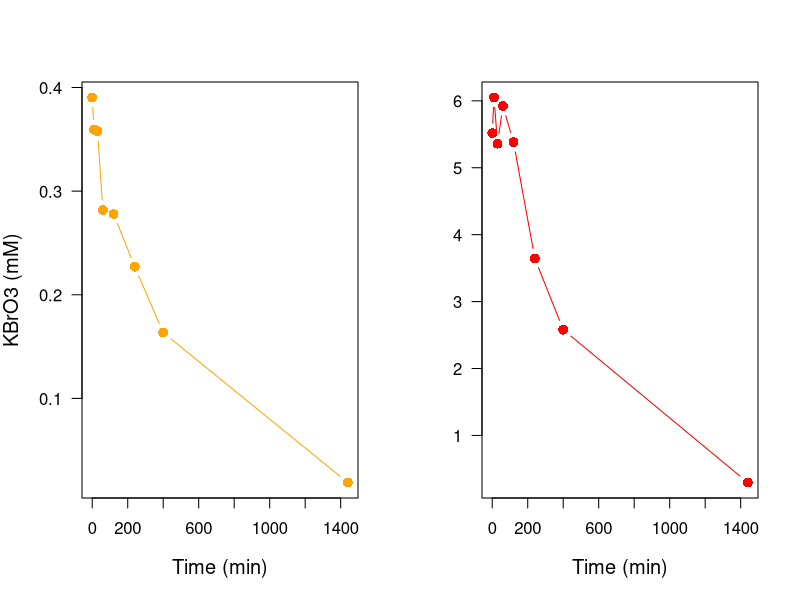
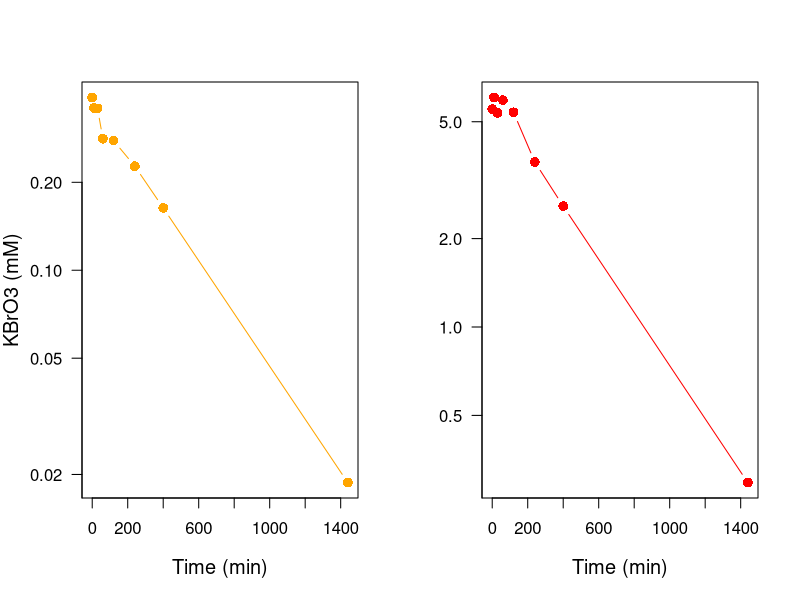
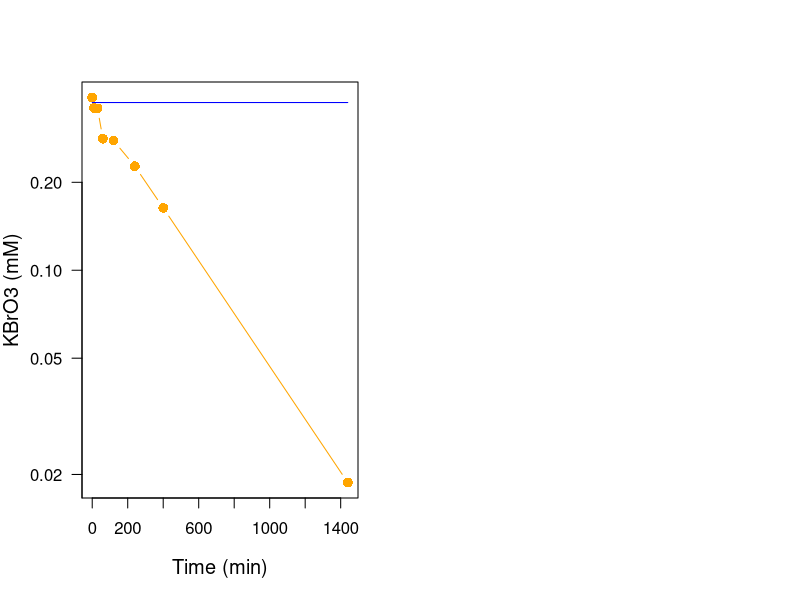
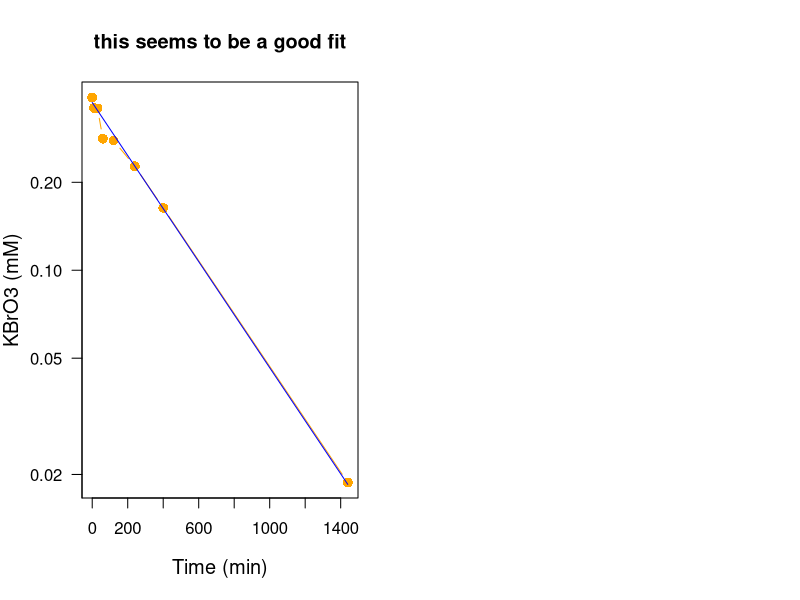
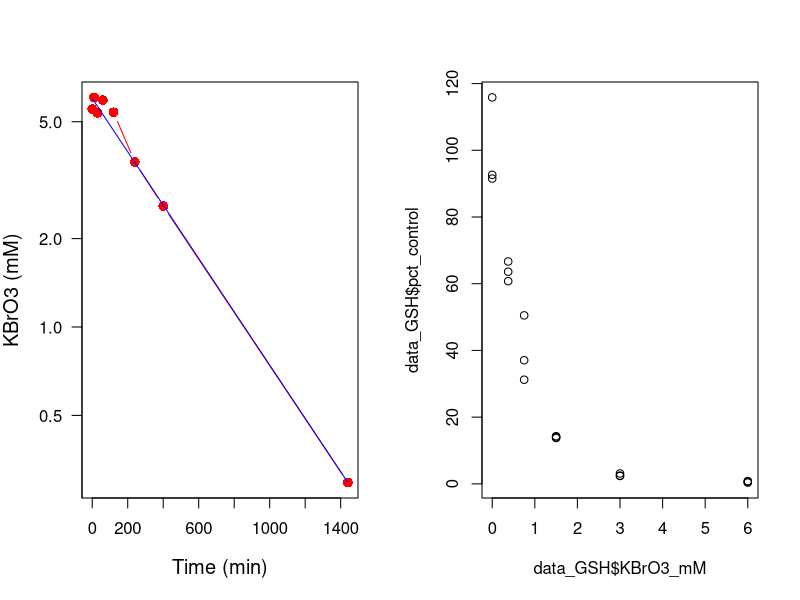
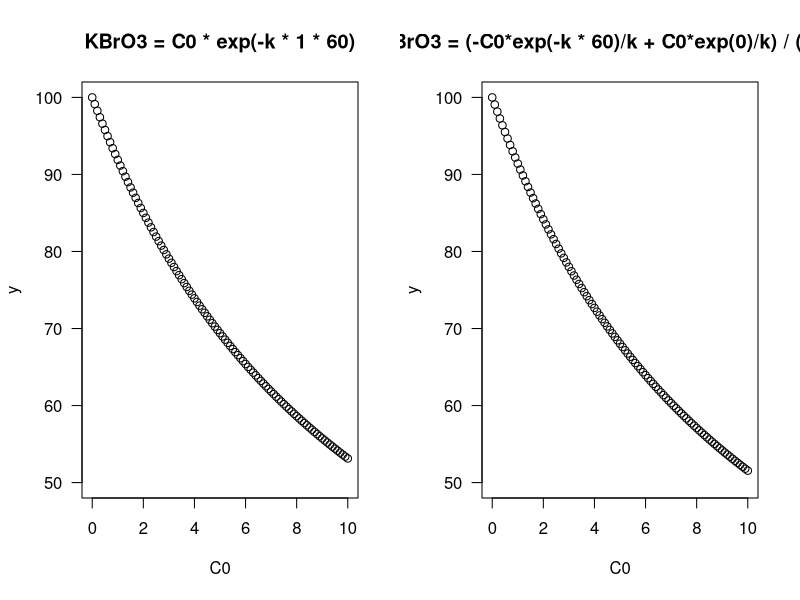
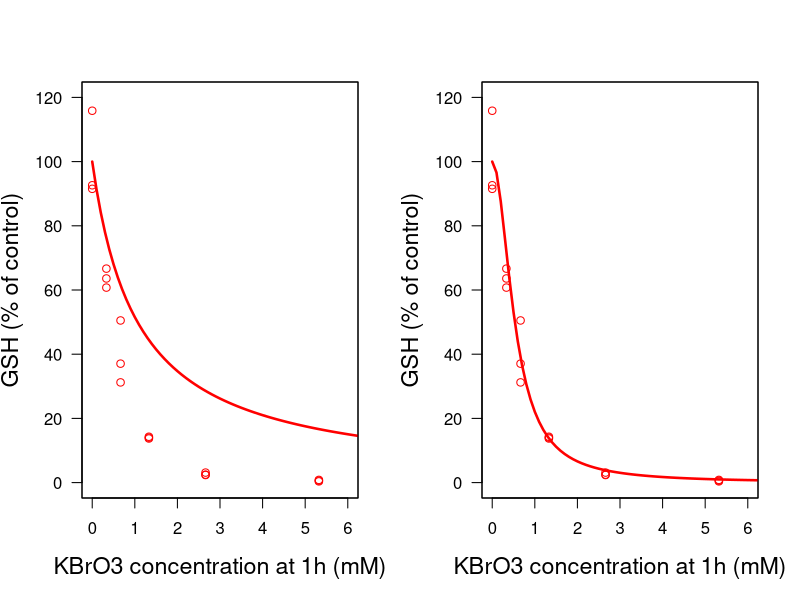
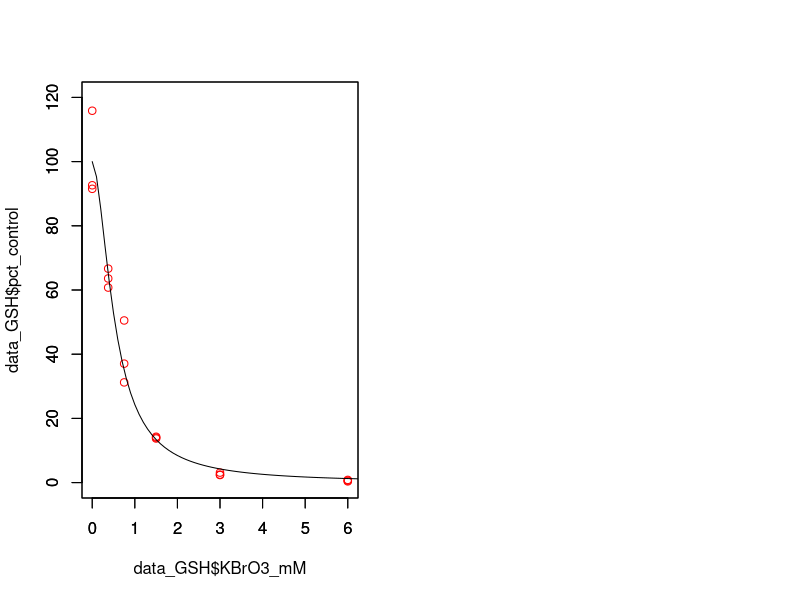

Source code (R) for these figures, in order:
## ---- chunk 1
knitr::opts_knit$set(root.dir = '..')
if(!require(magrittr)) {install.packages("magrittr"); library(magrittr);}
# rm(list = ls())
# knitr::opts_chunk$set(fig.align = 'center', fig.show='hold', out.width = '70%',
                      # warning=FALSE, message=FALSE)

knitr::opts_chunk$set(
  comment = "#>",
  # collapse = TRUE,
  cache = TRUE,
  out.width = "100%",
  fig.align = 'center',
  fig.width = 8,
  fig.asp = 0.618,  # 1 / phi
  fig.show = "hold",
  warning=FALSE, message=FALSE,
  eval = FALSE
)
## ---- chunk 2
# read the data from a file
kinetic.data = read.table("KBrO3_kinetics.txt")
exists("kinetic.data")
## ---- chunk 3
# how big?
dim(kinetic.data)
# small: look at them all
kinetic.data
## ---- chunk 4
# plot them on two panels 
par(mfrow=c(1,2)) # One row, Two columns
plot(kinetic.data[,1], kinetic.data[,2], las=1, type="b",
     xlab="Time (min)", ylab="KBrO3 (mM)",
     log="", pch=16, cex=1.3, cex.lab=1.2, col="orange")
plot(kinetic.data[,1], kinetic.data[,3], las=1, type="b",
     xlab="Time (min)", ylab="",
     log="", pch=16, cex=1.3, cex.lab=1.2, col="red")
## ---- chunk 5

## ---- chunk 6
par(mfrow=c(1,2))
plot(kinetic.data[,1], kinetic.data[,2], las=1, type="b",
     xlab="Time (min)", ylab="KBrO3 (mM)",
     log="y", pch=16, cex=1.3, cex.lab=1.2, col="orange")
plot(kinetic.data[,1], kinetic.data[,3], las=1, type="b",
     xlab="Time (min)", ylab="",
     log="y", pch=16, cex=1.3, cex.lab=1.2, col="red")
## ---- chunk 7

## ---- chunk 8
C0 = 0.375
## ---- chunk 9
k = 0 # Try different values till you match the low dose data

KBrO3 = C0 * exp(-k * kinetic.data[,1])

par(mfrow=c(1,2))
plot(kinetic.data[,1], kinetic.data[,2], las=1, type="b",
     xlab="Time (min)", ylab="KBrO3 (mM)",
     log="y", pch=16, cex=1.3, cex.lab=1.2, col="orange")
lines(kinetic.data[,1], KBrO3, col="blue")
## ---- chunk 10
C0 = 0.375
k = 0.00209

KBrO3 = C0 * exp(-k * kinetic.data[,1])
par(mfrow=c(1,2))
plot(kinetic.data[,1], kinetic.data[,2], las=1, type="b",
     xlab="Time (min)", ylab="KBrO3 (mM)",
     log="y", pch=16, cex=1.3, cex.lab=1.2, col="orange",
     main = "this seems to be a good fit")
lines(kinetic.data[,1], KBrO3, col="blue")
## ---- chunk 11

## ---- chunk 12
C0 = 6
k = 0.00209

KBrO3 = C0 * exp(-k * kinetic.data[,1])
par(mfrow=c(1,2))
plot(kinetic.data[,1], kinetic.data[,3], las=1, type="b",
     xlab="Time (min)", ylab="KBrO3 (mM)",
     log="y", pch=16, cex=1.3, cex.lab=1.2, col="red")
lines(kinetic.data[,1], KBrO3, col="blue")
## ---- chunk 13

## ---- chunk 14
# re-read the GSH data
data_GSH = read.table("data_GSH.txt", sep="\t", header=TRUE)
data_GSH
# replot the data
plot(data_GSH$KBrO3_mM, data_GSH$pct_control)
## ---- chunk 15
Hill = function (x, EC50, n, from, diff) {
  return(from + diff * (x^n / (x^n + EC50^n)))
}
## ---- chunk 16
Hill = function (x, EC50, n, from, diff) {
  return(from + diff * (x^n / (x^n + EC50^n)))
}
# define an extended Hill dose-response model as a function

C0 = seq(0, 10, 0.1)
# the actual bromate concentration seen by the cells was:
par(mfrow= c(1,2))
KBrO3 = C0 * exp(-k * 1 * 60) # Model 1
y = Hill(x=KBrO3, EC50=10, n=1, from=100, diff=-100)
plot(C0, y, type="b", main = "KBrO3 = C0 * exp(-k * 1 * 60)", ylim = c(50, 100), las = 1)

KBrO3 = (-C0*exp(-k * 60)/k + C0*exp(0)/k) / (60 - 0)
y = Hill(x=KBrO3, EC50=10, n=1, from=100, diff=-100) # Model 2
plot(C0, y, type="b", main = "KBrO3 = (-C0*exp(-k * 60)/k + C0*exp(0)/k) / (60 - 0)", ylim = c(50, 100), las = 1)
## ---- chunk 17
k = 0.002
## ---- chunk 18
xlims = c(0, 6) # a vector of min and max
ylims = c(0, 120)
KBrO3.experimental.1h = data_GSH$KBrO3_mM * exp(-k * 1 * 60)
plot(KBrO3.experimental.1h, data_GSH$pct_control, xlim=xlims, ylim=ylims, col="red",
     xlab = "KBrO3 concentration at 1h (mM)", ylab = "GSH (% of control)",
     cex.lab = 1.4, las = 1)
par(new=T) # will overlay the next plot
y = Hill(x = KBrO3, EC50 = 1, n = 1, from = 100, diff = -100)
plot(C0, y, type="l", xlim=xlims, ylim=ylims, xlab="", ylab="",
     xaxt = "n", yaxt = "n", col = "red", lwd = 2.5) # turn off labels
## ---- chunk 19
xlims = c(0, 6) # a vector of min and max
ylims = c(0, 120)
KBrO3.experimental.1h = data_GSH$KBrO3_mM * exp(-k * 1 * 60)
plot(KBrO3.experimental.1h, data_GSH$pct_control, xlim=xlims, ylim=ylims, col="red",
     xlab = "KBrO3 concentration at 1h (mM)", ylab = "GSH (% of control)",
     cex.lab = 1.4, las = 1)
par(new=T) # will overlay the next plot
y = Hill(x = KBrO3, EC50 = 0.5, n = 2, from = 100, diff = -100)
plot(C0, y, type="l", xlim=xlims, ylim=ylims, xlab="", ylab="",
     xaxt = "n", yaxt = "n", col = "red", lwd = 2.5) # turn off labels
## ---- chunk 20
xlims = c(0, 6) # a vector of min and max
ylims = c(0, 120)
y = Hill(x=KBrO3, EC50=0.5, n=1.8, from=100, diff=-100) 
plot(data_GSH$KBrO3_mM, data_GSH$pct_control, xlim=xlims, ylim=ylims, col="red")
par(new=T) # will overlay the next plot
plot(C0, y, type="l", xlim=xlims, ylim=ylims, xlab="", ylab="") # turn off labels
## ---- chunk 21
Hill = function (x, EC50, n, from, diff) {
  return(from + diff * (x^n / (x^n + EC50^n)))
}
# define an extended Hill dose-response model as a function

C0 = seq(0, 10, 0.1)
# the actual bromate concentration seen by the cells was:
par(mfrow= c(1,2))
KBrO3 = C0 * exp(-k * 1 * 60) # Model 1
y = Hill(x=KBrO3, EC50=0.5, n=1.8, from=100, diff=-100) 
plot(C0, y, type="b", main = "KBrO3 = C0 * exp(-k * 1 * 60)")

KBrO3 = (-C0*exp(-k * 60)/k + C0*exp(0)/k) / (60 - 0)
y = Hill(x=KBrO3, EC50=0.5, n=1.8, from=100, diff=-100) 
plot(C0, y, type="b", main = "KBrO3 = (-C0*exp(-k * 60)/k + C0*exp(0)/k) / (60 - 0)")
